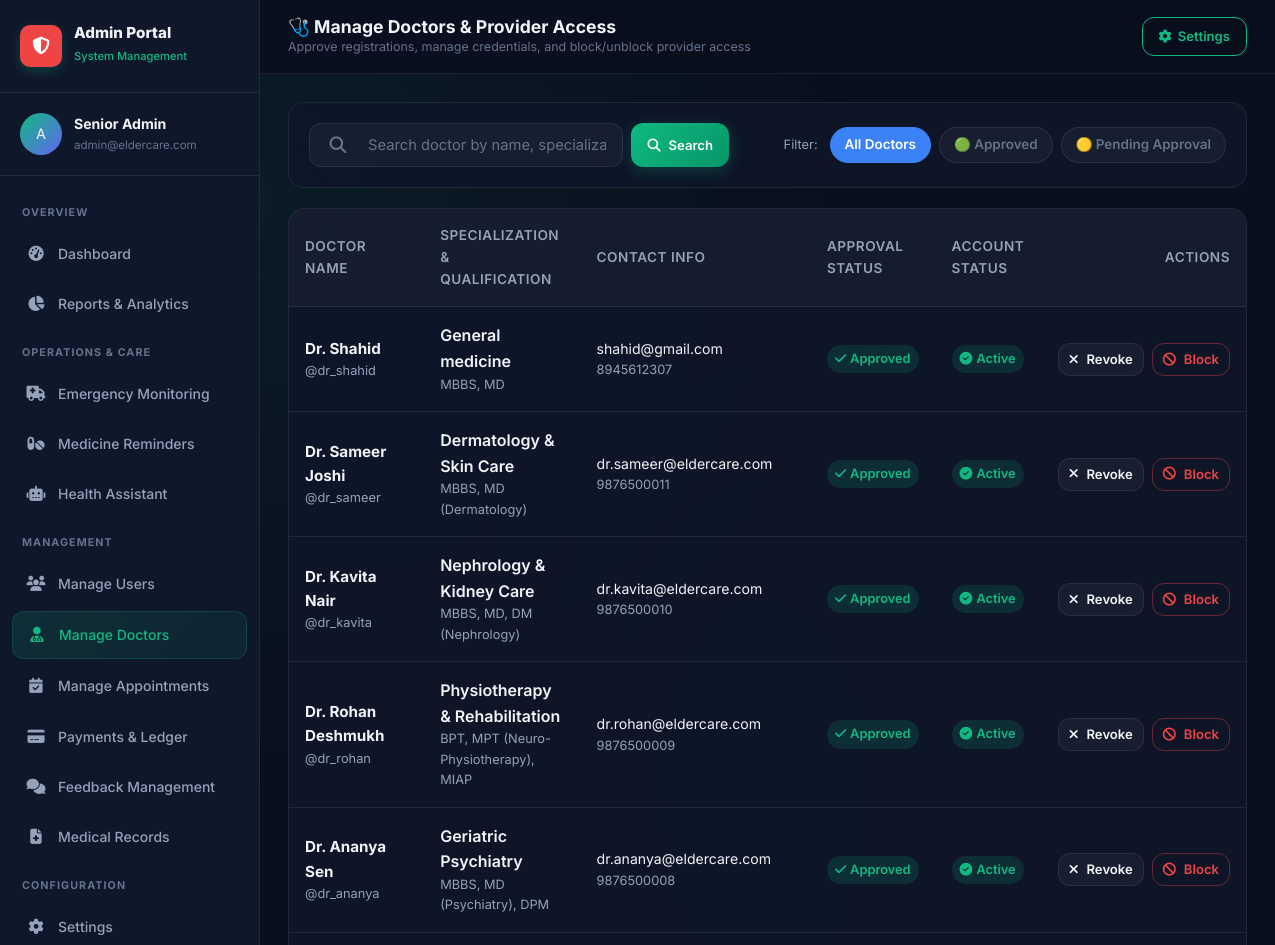
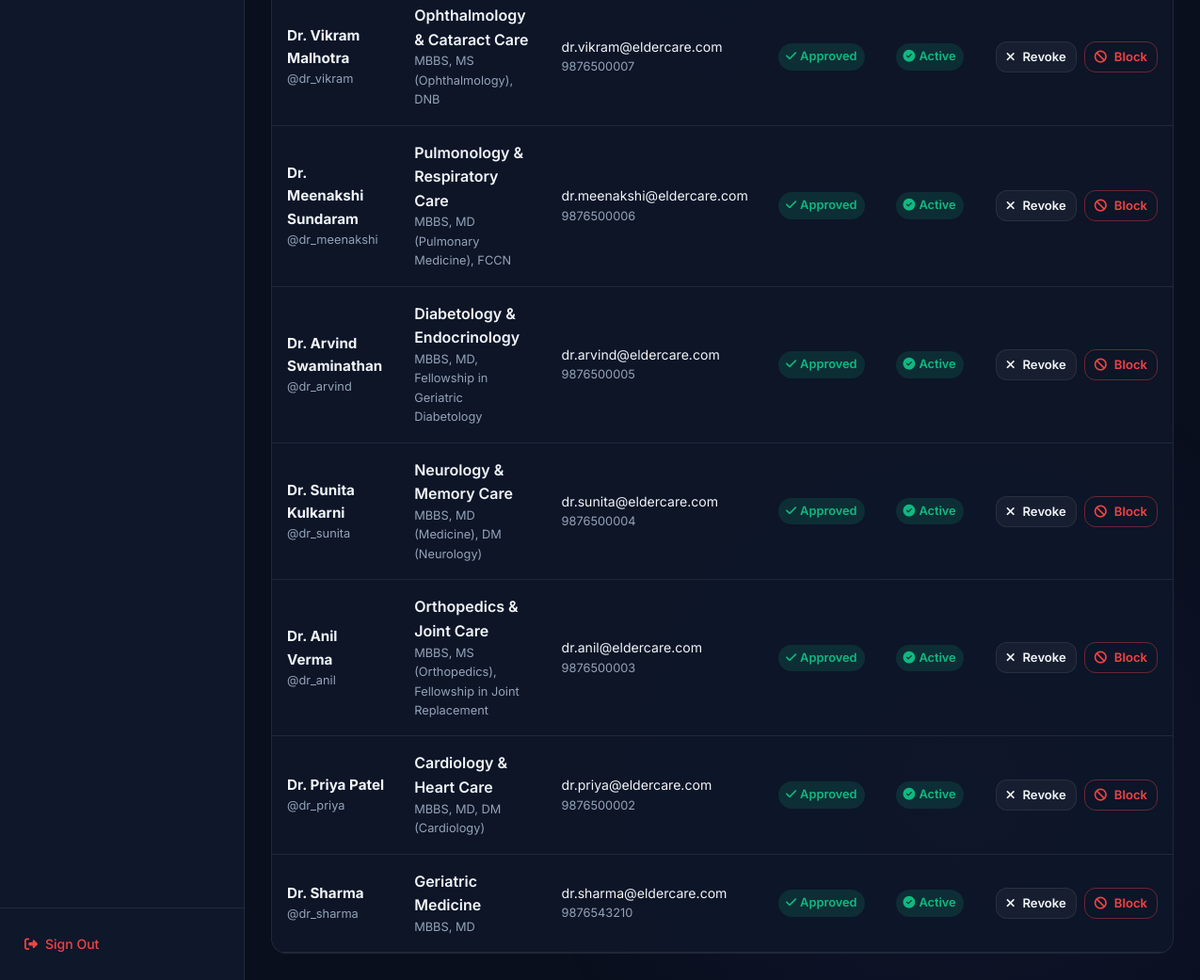
/admin-portal/doctors/ (signed in), run on the app's committed database (2 pictures, top to bottom).
### users/models.py (models this page shows, shortened)
class DoctorProfile(models.Model):
    user = models.OneToOneField(User, on_delete=models.CASCADE, related_name='doctor_profile')
    specialization = models.CharField(max_length=120)
    qualification = models.CharField(max_length=150, blank=True)
    experience_years = models.PositiveIntegerField(default=0)
    contact_phone = models.CharField(max_length=20, blank=True)
    clinic_address = models.TextField(blank=True)
    consultation_fee = models.DecimalField(max_digits=8, decimal_places=2, default=0.00)
    bio = models.TextField(blank=True)
    is_approved = models.BooleanField(default=False)
    created_at = models.DateTimeField(auto_now_add=True)

### users/views.py (the view)
    @login_required
    def wrapper(request, *args, **kwargs):
        if not (request.user.is_staff or request.user.is_superuser):
            messages.error(request, "Administrator privileges required.")
            return redirect('login_redirect')
        return view_func(request, *args, **kwargs)

### users/views.py (called while the page is built, shortened)
def admin_required(view_func):
    @login_required
    def wrapper(request, *args, **kwargs):
        if not (request.user.is_staff or request.user.is_superuser):
            messages.error(request, "Administrator privileges required.")
            return redirect('login_redirect')
        return view_func(request, *args, **kwargs)
    return wrapper

@admin_required
def admin_doctors_view(request):
    query = request.GET.get('q', '').strip()
    status_filter = request.GET.get('status', 'all')
    doctors = DoctorProfile.objects.select_related('user').order_by('-created_at')
    if status_filter == 'pending':
        doctors = doctors.filter(is_approved=False)
    elif status_filter == 'approved':
        doctors = doctors.filter(is_approved=True)
    context = {
        'doctors': doctors,
        'query': query,
        'active_filter': status_filter,
    }
    return render(request, 'user/admin-doctors.html', context)

### users/templates/user/admin-doctors.html (shortened to what this page needs)
<!DOCTYPE html>
<html lang="en">
<head>
  <link rel="stylesheet" href="/static/css/main.css" />
  <link rel="stylesheet" href="/static/css/dashboard.css" />
  <link rel="stylesheet" href="https://cdnjs.cloudflare.com/ajax/libs/font-awesome/6.5.1/css/all.min.css" />
</head>
<body>
  <div class="bg-gradient-mesh"></div>
  <div class="app-layout">
    <aside class="sidebar" id="sidebar">
      <div class="sidebar-header">
        <div class="sidebar-brand">
          <div class="sidebar-logo" style="background:var(--danger); color:white;"><i class="fas fa-shield-halved"></i></div>
          <div class="sidebar-brand-text"><h3>Admin Portal</h3><span>System Management</span></div>
        </div>
      </div>
      <div class="sidebar-user">
        <div class="avatar" id="sidebar_avatar" style="width:42px;height:42px;font-size:0.9rem;">A</div>
        <div class="sidebar-user-info">
          <div class="user-name" id="sidebar_user_name">{{ request.user.get_full_name|default:request.user.username }}</div>
          <div class="user-email" id="sidebar_user_email">{{ request.user.email|default:"admin@eldercare.com" }}</div>
        </div>
      </div>
      <nav class="sidebar-nav">
        <span class="nav-section-label">Overview</span>
        <a href="{% url 'admin_dashboard' %}" class="nav-link"><span class="nav-icon"><i class="fas fa-gauge-high"></i></span>Dashboard</a>
        <a href="{% url 'admin_reports' %}" class="nav-link"><span class="nav-icon"><i class="fas fa-chart-pie"></i></span>Reports & Analytics</a>
        <span class="nav-section-label">Operations & Care</span>
        <a href="{% url 'admin_emergency' %}" class="nav-link"><span class="nav-icon"><i class="fas fa-truck-medical"></i></span>Emergency Monitoring</a>
        <a href="{% url 'admin_medicine_reminders' %}" class="nav-link"><span class="nav-icon"><i class="fas fa-pills"></i></span>Medicine Reminders</a>
        <a href="{% url 'admin_health_assistant' %}" class="nav-link"><span class="nav-icon"><i class="fas fa-robot"></i></span>Health Assistant</a>
        <span class="nav-section-label">Management</span>
        <a href="{% url 'admin_users' %}" class="nav-link"><span class="nav-icon"><i class="fas fa-users"></i></span>Manage Users</a>
        <a href="{% url 'admin_doctors' %}" class="nav-link active"><span class="nav-icon"><i class="fas fa-user-doctor"></i></span>Manage Doctors</a>
        <a href="{% url 'admin_appointments' %}" class="nav-link"><span class="nav-icon"><i class="fas fa-calendar-check"></i></span>Manage Appointments</a>
        <a href="{% url 'admin_payments' %}" class="nav-link"><span class="nav-icon"><i class="fas fa-credit-card"></i></span>Payments & Ledger</a>
        <a href="{% url 'admin_feedback' %}" class="nav-link"><span class="nav-icon"><i class="fas fa-comments"></i></span>Feedback Management</a>
        <a href="{% url 'admin_records' %}" class="nav-link"><span class="nav-icon"><i class="fas fa-file-medical"></i></span>Medical Records</a>
        <span class="nav-section-label">Configuration</span>
        <a href="{% url 'admin_settings' %}" class="nav-link"><span class="nav-icon"><i class="fas fa-gear"></i></span>Settings</a>
      </nav>
      <div class="sidebar-footer">
        <a href="{% url 'logout' %}" class="sidebar-logout" style="text-decoration:none; display:flex; align-items:center; gap:8px;"><span class="nav-icon"><i class="fas fa-right-from-bracket"></i></span>Sign Out</a>
      </div>
    </aside>
    <main class="main-content">
      <header class="topbar">
        <div class="topbar-left">
          <div class="topbar-title">
            <h2>🩺 Manage Doctors & Provider Access</h2>
            <p>Approve registrations, manage credentials, and block/unblock provider access</p>
          </div>
        </div>
        <div class="topbar-right" style="display:flex; align-items:center; gap:10px;">
          <a href="{% url 'admin_settings' %}" class="btn btn-outline btn-sm" style="display:flex; align-items:center; gap:6px;">
            <i class="fas fa-gear"></i> Settings
          </a>
        </div>
      </header>
      <div class="page-content">
        <div style="background:var(--bg-card); border:1px solid var(--bg-glass-border); border-radius:var(--radius-lg); padding:20px; margin-bottom:20px;">
          <div style="display:flex; justify-content:space-between; align-items:center; flex-wrap:wrap; gap:16px;">
            <form method="GET" action="{% url 'admin_doctors' %}" style="display:flex; gap:8px; flex:1; min-width:280px; max-width:420px;">
              <div class="input-wrapper" style="flex:1;">
                <i class="fas fa-search input-icon"></i>
                <input type="text" name="q" class="form-input" placeholder="Search doctor by name, specialization, email..." value="{{ query }}" />
              </div>
              <button type="submit" class="btn btn-primary btn-sm"><i class="fas fa-search"></i> Search</button>
            </form>
            <div class="filter-pills">
              <span style="font-size:0.8rem; color:var(--text-secondary); margin-right:4px;">Filter:</span>
              <a href="{% url 'admin_doctors' %}?status=all{% if query %}&q={{ query }}{% endif %}" class="filter-pill {% if active_filter == 'all' %}active{% endif %}">
                All Doctors
              </a>
              <a href="{% url 'admin_doctors' %}?status=approved{% if query %}&q={{ query }}{% endif %}" class="filter-pill {% if active_filter == 'approved' %}active{% endif %}">
                🟢 Approved
              </a>
              <a href="{% url 'admin_doctors' %}?status=pending{% if query %}&q={{ query }}{% endif %}" class="filter-pill {% if active_filter == 'pending' %}active{% endif %}">
                🟡 Pending Approval
              </a>
            </div>
          </div>
        </div>
        <div style="background:var(--bg-card); border:1px solid var(--bg-glass-border); border-radius:var(--radius-lg); overflow:hidden;">
          <div style="overflow-x:auto;">
            <table class="data-table">
              <thead>
                <tr>
                  <th>Doctor Name</th>
                  <th>Specialization & Qualification</th>
                  <th>Contact Info</th>
                  <th>Approval Status</th>
                  <th>Account Status</th>
                  <th style="text-align:right;">Actions</th>
                </tr>
              </thead>
              <tbody>
                {% if doctors %}
                  {% for d in doctors %}
                    <tr>
                      <td>
                        <div style="font-weight:700; color:var(--text-primary); font-size:0.95rem;">
                          Dr. {{ d.user.get_full_name|default:d.user.username }}
                        </div>
                        <div style="font-size:0.8rem; color:var(--text-secondary);">
                          @{{ d.user.username }}
                        </div>
                      </td>
                      <td>
                        <div style="font-weight:600; color:var(--text-primary);">{{ d.specialization }}</div>
                        <div style="font-size:0.8rem; color:var(--text-secondary);">{{ d.qualification|default:"Licensed Medical Practitioner" }}</div>
                      </td>
                      <td>
                        <div style="font-size:0.88rem; color:var(--text-primary);">{{ d.user.email }}</div>
                        <div style="font-size:0.8rem; color:var(--text-secondary);">{{ d.contact_phone|default:"N/A" }}</div>
                      </td>
                      <td>
                        {% if d.is_approved %}
                          <span class="badge badge-success" style="font-size:0.8rem; padding:4px 8px;"><i class="fas fa-check"></i> Approved</span>
                        {% else %}
                          <span class="badge badge-warning" style="font-size:0.8rem; padding:4px 8px;"><i class="fas fa-clock"></i> Pending Review</span>
                        {% endif %}
                      </td>
                      <td>
                        {% if d.user.is_active %}
                          <span class="badge badge-success" style="font-size:0.8rem; padding:4px 8px;"><i class="fas fa-circle-check"></i> Active</span>
                        {% else %}
                          <span class="badge badge-danger" style="font-size:0.8rem; padding:4px 8px; background:rgba(239,68,68,0.2); color:#f87171; border:1px solid rgba(239,68,68,0.4);">
                            <i class="fas fa-ban"></i> Blocked
                          </span>
                        {% endif %}
                      </td>
                      <td style="text-align:right;">
                        <div style="display:inline-flex; align-items:center; gap:8px;">
                          <a href="{% url 'admin_doctor_toggle_approval' d.id %}"
                             class="btn btn-sm {% if d.is_approved %}btn-ghost{% else %}btn-success{% endif %}"
                             style="font-size:0.82rem; padding:5px 10px;">
                            {% if d.is_approved %}<i class="fas fa-times"></i> Revoke{% else %}<i class="fas fa-check"></i> Approve{% endif %}
                          </a>
                          {% if d.user.is_active %}
                            <a href="{% url 'admin_user_toggle' d.user.id %}"
                               class="btn btn-sm btn-outline"
                               style="color:var(--danger); border-color:rgba(239,68,68,0.4); font-size:0.82rem; padding:5px 10px;"
                               onclick="return confirm('Block Dr. {{ d.user.username }}? They will be unable to log in.');"
                               title="Block Doctor Account">
                              <i class="fas fa-ban"></i> Block
                            </a>
                          {% endif %}
                        </div>
                      </td>
                    </tr>
                  {% endfor %}
                {% else %}
                  <tr>
                    <td colspan="6" style="text-align:center; padding:40px 20px;">
                      <p style="color:var(--text-muted); margin:0;">No doctors found matching criteria.</p>
                    </td>
                  </tr>
                {% endif %}
              </tbody>
            </table>
          </div>
        </div>
      </div>
    </main>
  </div>
</body>
</html>

### users/static/users/css/main.css (style rules this page uses)
:root { --primary: #10b981; --primary-dark: #059669; --primary-light: #34d399; --primary-glow: rgba(16, 185, 129, 0.25); --accent: #6366f1; --accent-light: #818cf8; --bg-base: #0a0f1e; --bg-surface: #0f172a; --bg-card: rgba(15, 23, 42, 0.85); --bg-card-hover: rgba(20, 30, 55, 0.95); --bg-glass: rgba(255, 255, 255, 0.04); --bg-glass-border: rgba(255, 255, 255, 0.08); --text-primary: #f1f5f9; --text-secondary: #94a3b8; --text-muted: #64748b; --text-accent: #10b981; --success: #10b981; --warning: #f59e0b; --danger: #ef4444; --info: #3b82f6; --radius-sm: 8px; --radius-md: 12px; --radius-lg: 16px; --radius-xl: 24px; --radius-full: 9999px; --shadow-sm: 0 2px 8px rgba(0, 0, 0, 0.3); --shadow-md: 0 4px 20px rgba(0, 0, 0, 0.4); --shadow-lg: 0 8px 40px rgba(0, 0, 0, 0.5); --shadow-glow: 0 0 30px rgba(16, 185, 129, 0.2); --sidebar-width: 260px; --sidebar-collapsed: 72px; --transition: 0.25s ease; --transition-slow: 0.4s ease; }
*, *::before, *::after { box-sizing: border-box; margin: 0; padding: 0; }
html { scroll-behavior: smooth; }
body { font-family: 'Inter', system-ui, sans-serif; background-color: var(--bg-base); color: var(--text-primary); min-height: 100vh; line-height: 1.6; overflow-x: hidden; }
h1, h2, h3, h4, h5 { font-weight: 700; line-height: 1.2; }
h2 { font-size: clamp(1.3rem, 2.5vw, 1.7rem); }
h3 { font-size: 1.2rem; }
p { color: var(--text-secondary); }
a { color: var(--primary); text-decoration: none; transition: color var(--transition); }
.btn { display: inline-flex; align-items: center; justify-content: center; gap: 8px; padding: 12px 24px; border: none; border-radius: var(--radius-md); font-family: 'Inter', sans-serif; font-size: 0.9rem; font-weight: 600; cursor: pointer; transition: all var(--transition); white-space: nowrap; text-decoration: none; }
.btn-primary { background: linear-gradient(135deg, var(--primary), var(--primary-dark)); color: #fff; box-shadow: 0 4px 15px var(--primary-glow); }
.btn-outline { background: transparent; color: var(--primary); border: 1.5px solid var(--primary); }
.btn-ghost { background: var(--bg-glass); color: var(--text-primary); border: 1px solid var(--bg-glass-border); }
.btn-sm { padding: 8px 16px; font-size: 0.82rem; }
.input-wrapper { position: relative; display: flex; align-items: center; width: 100%; }
.input-wrapper .input-icon { position: absolute; left: 18px; top: 50%; transform: translateY(-50%); width: 22px; height: 22px; display: inline-flex; align-items: center; justify-content: center; color: var(--text-muted); font-size: 1.05rem; pointer-events: none; transition: all var(--transition); z-index: 5; }
.form-input { width: 100%; padding: 12px 16px; background: var(--bg-glass); border: 1.5px solid var(--bg-glass-border); border-radius: var(--radius-md); color: var(--text-primary); font-family: 'Inter', sans-serif; font-size: 0.92rem; transition: all var(--transition); outline: none; -webkit-appearance: none; }
.input-wrapper .form-input, .input-wrapper .form-select, .input-wrapper input, .input-wrapper select { padding-left: 58px !important; }
.form-input::placeholder { color: var(--text-muted); }
.badge { display: inline-flex; align-items: center; gap: 4px; padding: 4px 10px; border-radius: var(--radius-full); font-size: 0.75rem; font-weight: 600; }
.badge-success { background: rgba(16,185,129,0.15); color: var(--success); }
.avatar { border-radius: var(--radius-full); overflow: hidden; display: flex; align-items: center; justify-content: center; background: linear-gradient(135deg, var(--primary), var(--accent)); flex-shrink: 0; }
.bg-gradient-mesh { position: fixed; inset: 0; pointer-events: none; z-index: 0; background: radial-gradient(ellipse 80% 50% at 20% 10%, rgba(16, 185, 129, 0.08) 0%, transparent 60%), radial-gradient(ellipse 60% 40% at 80% 90%, rgba(99, 102, 241, 0.06) 0%, transparent 60%), radial-gradient(ellipse 50% 60% at 60% 40%, rgba(16, 185, 129, 0.04) 0%, transparent 50%); }

### data on the page
DoctorProfile: user.get_full_name "Shahid", user.username "dr_shahid", specialization "General medicine", qualification "MBBS, MD", user.email "shahid@gmail.com", contact_phone "8945612307", is_approved True (drawn), shows "Active"
DoctorProfile: user.get_full_name "Sameer Joshi", user.username "dr_sameer", specialization "Dermatology & Skin Care", qualification "MBBS, MD (Dermatology)", user.email "dr.sameer@eldercare.com", contact_phone "9876500011", is_approved True (drawn), shows "Active"
DoctorProfile: user.get_full_name "Kavita Nair", user.username "dr_kavita", specialization "Nephrology & Kidney Care", qualification "MBBS, MD, DM (Nephrology)", user.email "dr.kavita@eldercare.com", contact_phone "9876500010", is_approved True (drawn), shows "Active"
DoctorProfile: user.get_full_name "Rohan Deshmukh", user.username "dr_rohan", specialization "Physiotherapy & Rehabilitation", qualification "BPT, MPT (Neuro-Physiotherapy), MIAP", user.email "dr.rohan@eldercare.com", contact_phone "9876500009", is_approved True (drawn), shows "Active"
DoctorProfile: user.get_full_name "Ananya Sen", user.username "dr_ananya", specialization "Geriatric Psychiatry", qualification "MBBS, MD (Psychiatry), DPM", user.email "dr.ananya@eldercare.com", contact_phone "9876500008", is_approved True (drawn), shows "Active"
DoctorProfile: user.get_full_name "Vikram Malhotra", user.username "dr_vikram", specialization "Ophthalmology & Cataract Care", qualification "MBBS, MS (Ophthalmology), DNB", user.email "dr.vikram@eldercare.com", contact_phone "9876500007", is_approved True (drawn), shows "Active"
DoctorProfile: user.get_full_name "Meenakshi Sundaram", user.username "dr_meenakshi", specialization "Pulmonology & Respiratory Care", qualification "MBBS, MD (Pulmonary Medicine), FCCN", user.email "dr.meenakshi@eldercare.com", contact_phone "9876500006", is_approved True (drawn), shows "Active"
DoctorProfile: user.get_full_name "Arvind Swaminathan", user.username "dr_arvind", specialization "Diabetology & Endocrinology", qualification "MBBS, MD, Fellowship in Geriatric Diabetology", user.email "dr.arvind@eldercare.com", contact_phone "9876500005", is_approved True (drawn), shows "Active"
DoctorProfile: user.get_full_name "Sunita Kulkarni", user.username "dr_sunita", specialization "Neurology & Memory Care", qualification "MBBS, MD (Medicine), DM (Neurology)", user.email "dr.sunita@eldercare.com", contact_phone "9876500004", is_approved True (drawn), shows "Active"
DoctorProfile: user.get_full_name "Anil Verma", user.username "dr_anil", specialization "Orthopedics & Joint Care", qualification "MBBS, MS (Orthopedics), Fellowship in Joint Replacement", user.email "dr.anil@eldercare.com", contact_phone "9876500003", is_approved True (drawn), shows "Active"
DoctorProfile: user.get_full_name "Priya Patel", user.username "dr_priya", specialization "Cardiology & Heart Care", qualification "MBBS, MD, DM (Cardiology)", user.email "dr.priya@eldercare.com", contact_phone "9876500002", is_approved True (drawn), shows "Active"
DoctorProfile: user.get_full_name "Sharma", user.username "dr_sharma", specialization "Geriatric Medicine", qualification "MBBS, MD", user.email "dr.sharma@eldercare.com", contact_phone "9876543210", is_approved True (drawn), shows "Active"

### other printed values
{{ request.user.get_full_name|default:request.user.username }} "Senior Admin"
{{ request.user.email|default:"admin@eldercare.com" }} "admin@eldercare.com"
